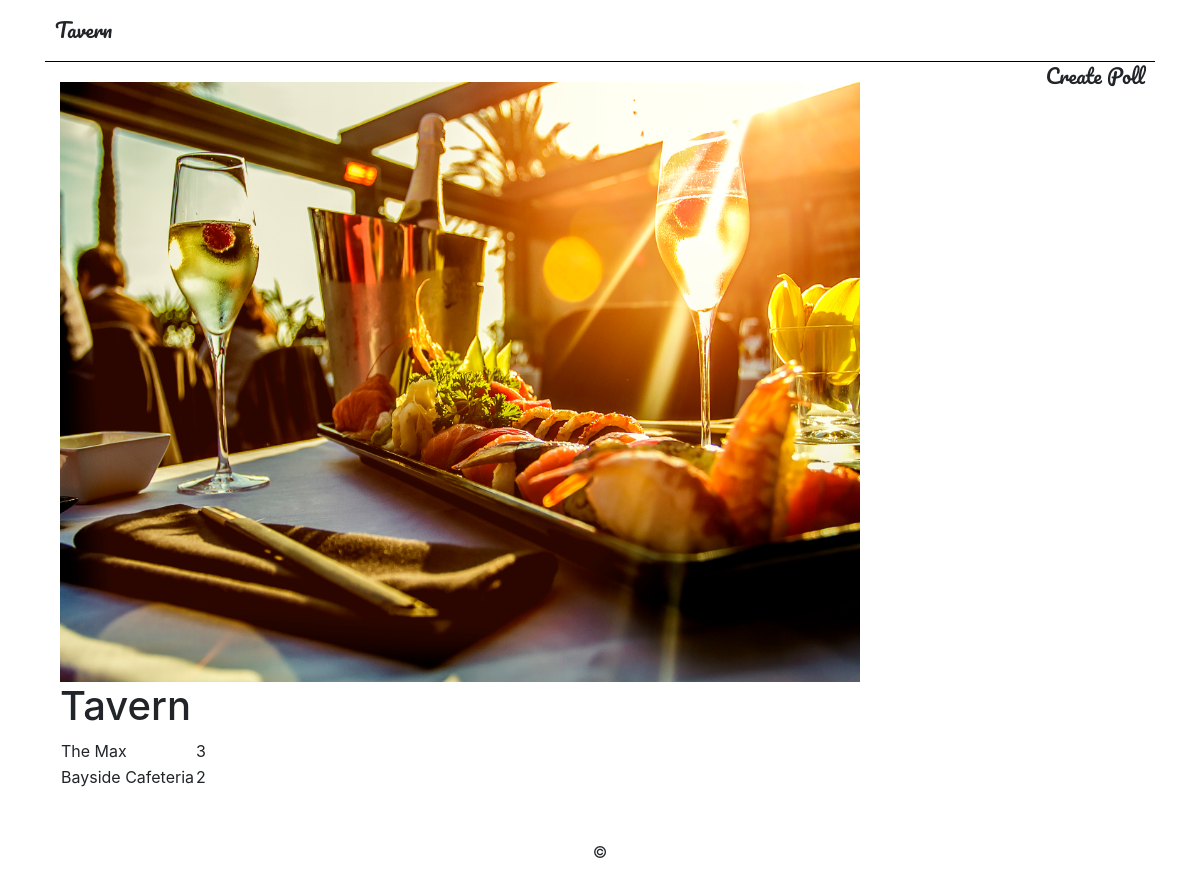
Before: /1/results/ with the older database file.
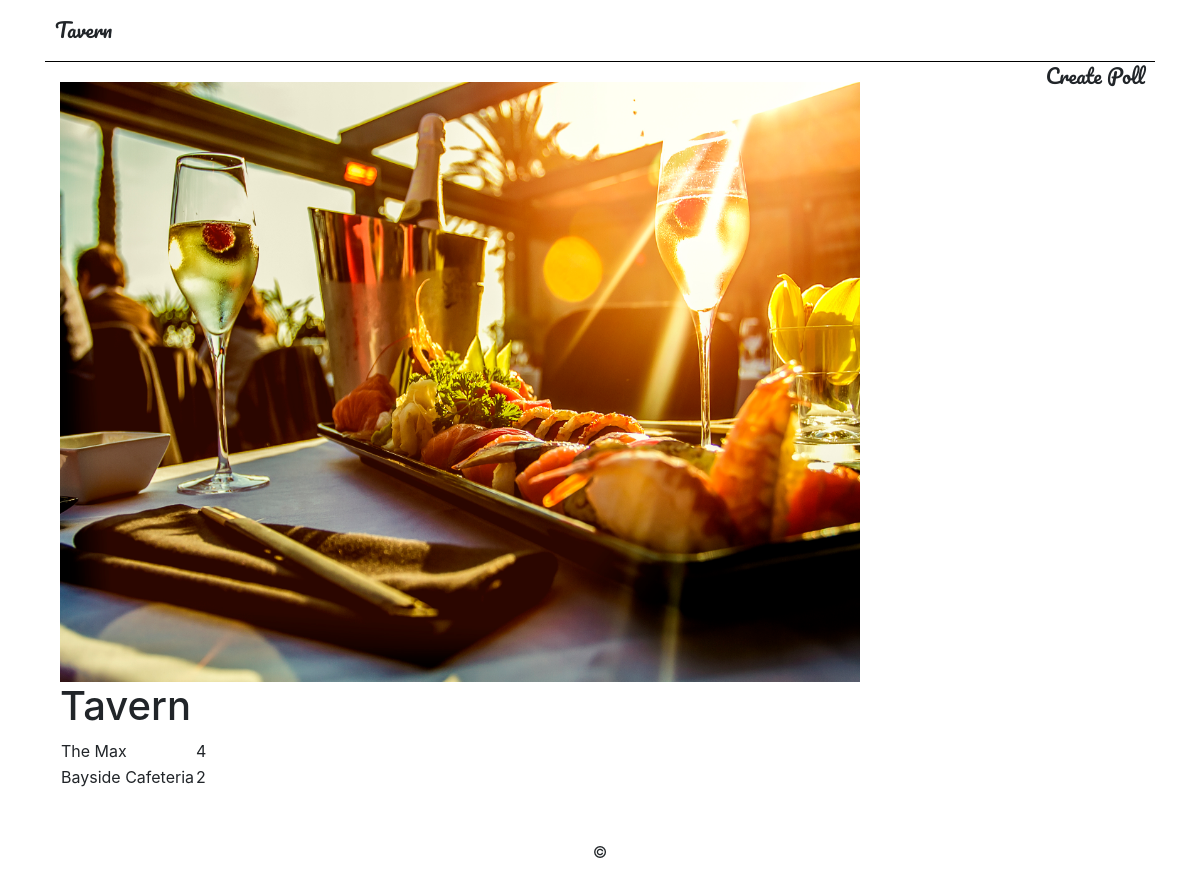
After: the same page with the newer database file.
### tavern/models.py (models this page shows)
class Location(models.Model):
    lunch = models.ForeignKey('tavern.Lunch', on_delete=models.CASCADE, null=True)
    restaurant_suggestions = models.CharField(max_length=100, null=True)
    votes = models.IntegerField(default=0)
    def __str__(self):
        return self.restaurant_suggestions

### tavern/views.py (the view)
# urls.py: path('<int:pk>/results/', views.ResultsView.as_view(), name='results'),
class ResultsView(TemplateView):
    template_name = 'results.html'
    def get_context_data(self, **kwargs):
        lunch_pk = self.kwargs.get('pk')
        lunch = Lunch.objects.get(pk=lunch_pk)
        locations = Location.objects.filter(lunch__pk=lunch_pk)
        context = {
            'locations': locations,
            'lunch': lunch
        }
        return context

### tavern/templates/results.html
{% extends 'base.html' %}
{% block content %}
<table>
    {% for location in locations %}
        <tr>
        <td>{{ location }}</td>
       <td>{{ location.votes }}</td>
        </tr>
    {% endfor %}
</table>
{% endblock %}

Changed rows visible on the page:
changed Location "The Max": votes "3" → "4"
